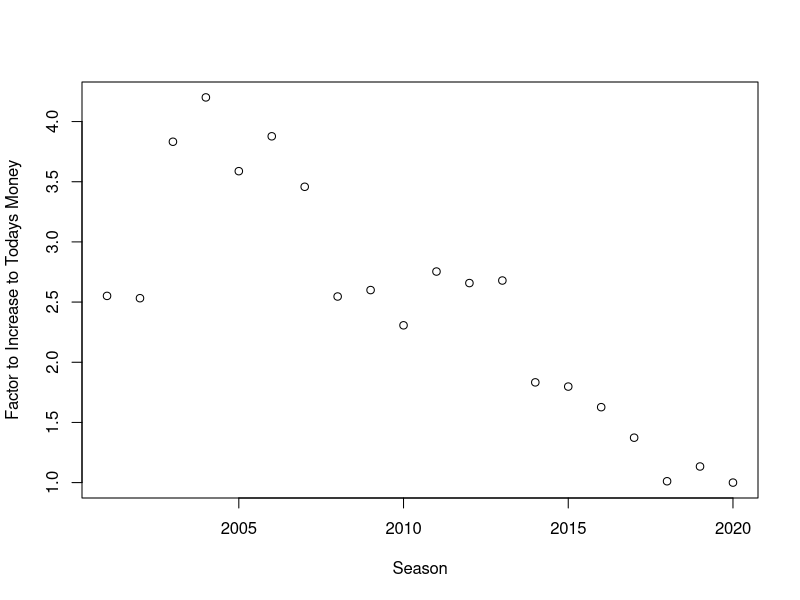
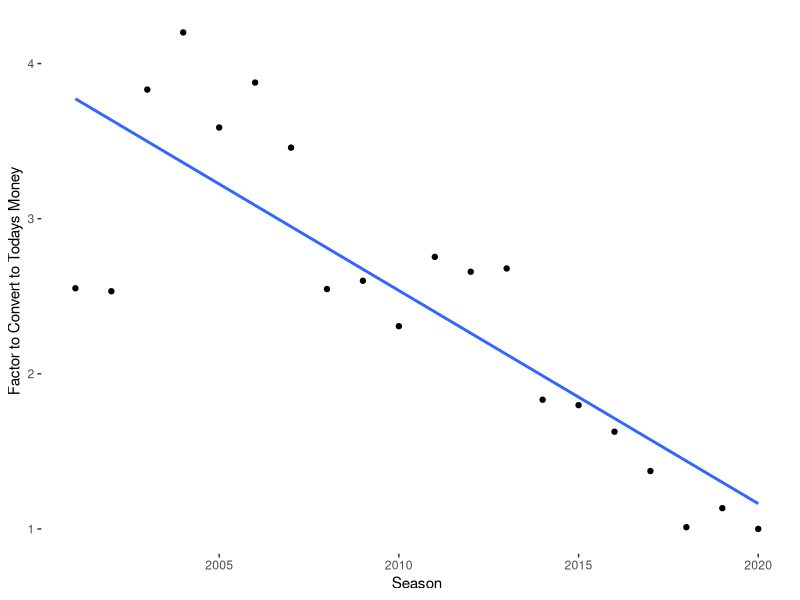

R code for these plots, in order:
library(ggplot2)
transfer_inflation_new <- read.csv("newData/transfer_inflation_new.csv")

transfer_inflation_new$Season <- seq(from = 2020, to = 2001, by = -1 )


plot(transfer_inflation_new$Season, transfer_inflation_new$Increase_Factor,xlab = "Season", ylab = "Factor to Increase to Todays Money",)

ggplot2::ggplot(data = transfer_inflation_new, aes(Season, Increase_Factor)) + 
  geom_point() +
  geom_smooth(method = glm, se = FALSE) +
  theme(panel.background = element_blank()) +
  xlab("Season") +
  ylab("Factor to Convert to Todays Money")

